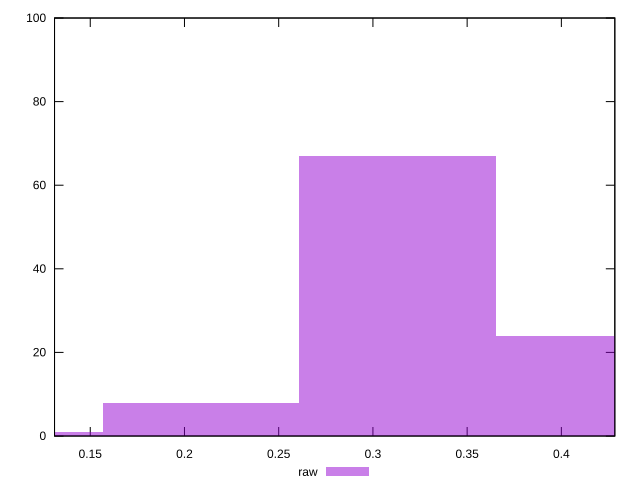

Source code (gnuplot):
reset

$raw <<EOF
0.3131304754652793 67
0.4175073006203724 24
0.2087536503101862 8
0.1043768251550931 1
EOF

set key outside below
set boxwidth 0.1043768251550931
set xrange [0.131044231167718:0.4283688948059046]
set yrange [0:100]
set trange [0:100]
set style fill transparent solid 0.5 noborder
set terminal svg size 640, 490 enhanced background rgb 'white'
set output "reprap/meta/pScore/samples/pages+cached+noexternal+nomedia+nocss/raw/histogram.svg"

plot $raw title "raw" with boxes

reset
